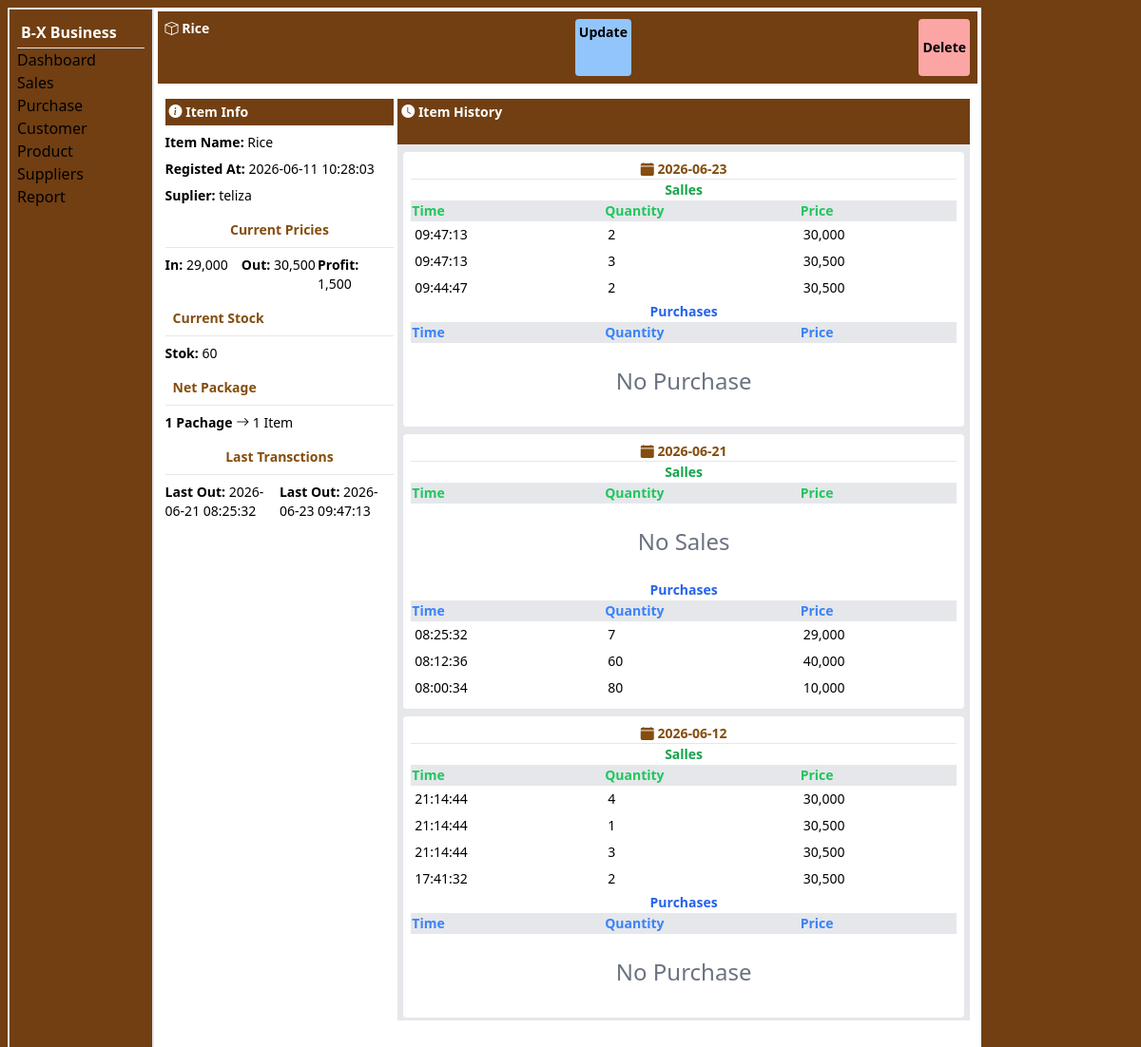
The page /pages/item_view?id=3 (signed in) on the database its author committed.
### tables this page shows
CREATE TABLE `item` (
  `id` int(11) NOT NULL,
  `item_name` text NOT NULL,
  `in_price` double NOT NULL,
  `out_price` double NOT NULL,
  `quantity` double NOT NULL,
  `item_supliyer` int(11) NOT NULL,
  `reg_date` datetime NOT NULL DEFAULT current_timestamp(),
  `pcs` double NOT NULL DEFAULT 1,
  `business` int(11) NOT NULL,
  `expiry_date` date DEFAULT NULL,
  `profit` double NOT NULL
);

CREATE TABLE `supplier` (
  `name` varchar(255) NOT NULL,
  `phone` text NOT NULL,
  `sp_id` int(11) NOT NULL,
  `business` int(11) NOT NULL,
  `location` varchar(255) NOT NULL,
  `created_at` datetime NOT NULL DEFAULT current_timestamp()
);

CREATE TABLE `purchase_items` (
  `pch_id` int(11) NOT NULL,
  `purchase` int(11) NOT NULL,
  `item` int(11) NOT NULL,
  `supplier` int(11) NOT NULL,
  `in_price` double NOT NULL,
  `out_price` double NOT NULL,
  `created_at` datetime NOT NULL DEFAULT current_timestamp(),
  `quantity` double NOT NULL,
  `expiry_date` date DEFAULT NULL,
  `status` int(11) NOT NULL DEFAULT 0,
  `business` int(11) NOT NULL
);

### pages/item_view.php (the view, shortened to what this page needs)
<?php
include("connection.php");
$business=$_SESSION['user'];
$itemid = $_GET['id'];
$selectitem=$conn->prepare("SELECT * FROM item where id=? and business=?");
$selectitem->bind_param("ii",$itemid,$business);
$selectitem->execute();
$iteresult=$selectitem->get_result();
$itemrow=$iteresult->fetch_assoc();
$supplier=$itemrow['item_supliyer'];
$selectsupplier=$conn->prepare("SELECT * FROM supplier where sp_id=? and business=?");
$selectsupplier->bind_param("ii",$supplier,$business);
$selectsupplier->execute();
$supplierresult=$selectsupplier->get_result();
$supplierrow=$supplierresult->fetch_assoc();
$selectlastsale=$conn->prepare("SELECT MAX(ordered_at) as last_sale from salles_item where product=? and business=?");
$selectlastsale->bind_param("ii",$itemid,$business);
$selectlastsale->execute();
$lastsaleresult=$selectlastsale->get_result();
$lastsalerow=$lastsaleresult->fetch_assoc();
$selectlastpurchase=$conn->prepare("SELECT MAX(created_at) as last_purchase from purchase_items where item=? and business=?");
$selectlastpurchase->bind_param("ii",$itemid,$business);
$selectlastpurchase->execute();
$lastpurchaseresult=$selectlastpurchase->get_result();
$lastpurchaserow=$lastpurchaseresult->fetch_assoc();
?>
<!DOCTYPE html>
<html lang="en">
<head>
</head>
<body>
    <div class="conatiner-fluid w-full h-[fit-content] md:h-[100%] bg-white">
        <div class="top p-1 w-full flex-column  md:flex gap-2 bg-yellow-900 md:h-[7%]">
            <div class="left w-full p-1 font-bold text-white text-sm"><i class="bi bi-box"></i><?php echo htmlspecialchars(" ".$itemrow['item_name']) ?></div>
            <div class="right flex w-full p-1 justify-between">
                <a href="edit_item?item=<?php echo $itemid?>" class="p-1 rounded font-bold text-sm bg-blue-300">Update</a>
                 <button class="p-1 rounded font-bold text-sm bg-red-300">Delete</button>
            </div>
        </div>
      <div class="body my-2 w-full flex-column md:flex p-2 gap-1 md:h-[93%]">
        <div class="left w-fyull md:w-[40%]">
            <h1 class="w-full bg-yellow-900 text-white text-sm p-1 font-bold"><i class="bi bi-info-circle-fill"></i> Item Info</h1>
            <p class="text-sm my-2"><label for="" class="font-bold">Item Name:</label> <?php echo htmlspecialchars($itemrow['item_name']) ?> </p>
            <p class="text-sm my-2"><label for="" class="font-bold">Registed At: </label><?php echo htmlspecialchars($itemrow['reg_date']) ?></p>
            <p class="text-sm my-2"><label for="" class="font-bold">Suplier: </label> <?= $supplierresult->num_rows >0 ? htmlspecialchars($supplierrow['name']) :"  ----" ?></p>
            <h1 class="w-full p-2 font-bold text-sm text-center text-yellow-800">Current Pricies</h1>
            <hr>
            <div class="flex-column md:flex w-full justify-between">
             <p class="text-sm my-2 w-full tex-left"><label for="" class="font-bold">In: </label> <span id="price"><?php echo htmlspecialchars($itemrow['in_price']) ?></span></p>
             <p class="text-sm my-2 w-full tex-left"><label for="" class="font-bold">Out: </label> <span id="price"><?php echo htmlspecialchars($itemrow['out_price']) ?></span></p>
              <p class="text-sm my-2 w-full tex-left"><label for="" class="font-bold">Profit: </label> <span id="price"><?php echo htmlspecialchars($itemrow['out_price']-$itemrow['in_price']) ?></span></p>
            </div>
            <h1 class="w-full p-2 font-bold text-sm text-left text-yellow-800">Current Stock</h1>
            <hr>
             <p class="text-sm my-2"><label for="" class="font-bold">Stok: </label><?php echo htmlspecialchars($itemrow['quantity']) ?></p>
<h1 class="w-full p-2 font-bold text-sm text-left text-yellow-800">Net Package</h1>
            <hr>
 <p class="text-sm my-2"><label for="" class="font-bold">1 Pachage</label> <i class="bi bi-arrow-right"></i>
  <?= $itemrow['pcs'] >1 ? htmlspecialchars($itemrow['pcs']." Itmes") : htmlspecialchars($itemrow['pcs']." Item") ?></p>
  <h1 class="w-full p-2 font-bold text-sm text-center text-yellow-800">Last Transctions</h1>
            <hr>
            <div class="flex-column md:flex w-full justify-between">
            <p class="text-sm my-2 w-full tex-left"><label for="" class="font-bold">Last Out: </label> <span><?php echo htmlspecialchars($lastpurchaserow['last_purchase']); ?></span></p>
             <p class="text-sm my-2 w-full tex-left"><label for="" class="font-bold">Last Out: </label> <span><?php echo htmlspecialchars($lastsalerow['last_sale']); ?></span></p>
            </div>
        </div>
        <div class="right w-full bg-gray-200 h-[98%]">
               <h1 class="w-full bg-yellow-900 text-white text-sm p-1  h-[5%] font-bold"> <i class="bi bi-clock-fill"></i> Item History</h1>
               <div class="cards w-[100%] md:h-[95%] overflow-y-auto overflow-x-none">
<?php
$selectreport=$conn->prepare("SELECT date from (SELECT date(created_at) as date from purchase_items where item=? and business=? union all select date(ordered_at) as date from salles_item where product=? and business=?) t group by date desc");
$selectreport->bind_param("iiii",$itemid,$business,$itemid,$business);
$selectreport->execute();
$reportresult=$selectreport->get_result();
while ($a=$reportresult->fetch_assoc()) {
    $date=$a['date'] ;
    $selectsalles=$conn->prepare("SELECT time(ordered_at) as time,ord_quantity,price FROM salles_item where product=? and business=? and date(ordered_at) =? order by time desc");
    $selectsalles->bind_param("iis",$itemid,$business,$date);
    $selectsalles->execute();
    $selectsallesresult=$selectsalles->get_result();
    $selectpurchase=$conn->prepare("SELECT TIME(created_at) as time,quantity,in_Price from purchase_items where item=? and business=? and date(created_at)=? order by time desc");
    $selectpurchase->bind_param("iis",$itemid,$business,$date);
    $selectpurchase->execute();
    $selectpurchaseresult=$selectpurchase->get_result();
    ?>
    <div class="card w-[98%] m-auto p-2 bg-white my-2 rounded">
        <h1 class="w-full font-bold text-yellow-800 text-sm text-center"><i class="bi bi-calendar-fill"></i> <?php echo $a['date']; ?> </h1>
        <hr>
        <table class=" w-full">
            <tr class="text-sm text-green-600"><th colspan="3">Salles</th></tr>
            <tr class="text-sm text-green-500 bg-gray-200 [&_th]:text-left"><th>Time</th><th>Quantity</th> <th>Price</th></tr>
            <?php
            if($selectsallesresult->num_rows >0){
            while ($sales =$selectsallesresult->fetch_assoc()) {
            ?>
                    <tr class="text-sm [&_td]:p-1">
                     <td><?php echo htmlspecialchars($sales['time'])?></td>
                <td><?php echo htmlspecialchars($sales['ord_quantity'])?></td>
                <td id="price"><?php echo htmlspecialchars($sales['price'])?></td>
             </tr>
                    <?php
            }
            }
            else{
                ?>
                <tr class="h-[80px]"><td class="text-center text-2xl text-gray-500" colspan="3">No Sales</td> </tr>
                <?php
            }
            ?>
            <tr class="text-sm text-blue-600 p-3"><th colspan="3">Purchases</th></tr>
             <tr class="text-sm text-blue-500 bg-gray-200 [&_th]:text-left"><th>Time</th><th>Quantity</th> <th>Price</th></tr>
            <?php
              if($selectpurchaseresult->num_rows >0){
            while ($purchase =$selectpurchaseresult->fetch_assoc()) {
            ?>
                    <tr class="text-sm [&_td]:p-1">
                     <td><?php echo htmlspecialchars($purchase['time'])?></td>
                <td><?php echo htmlspecialchars($purchase['quantity'])?></td>
                <td id="price"><?php echo htmlspecialchars($purchase['in_Price'])?></td>
             </tr>
                    <?php
            }
              }
              else{
                ?>
<tr class="h-[80px]"><td class="text-center text-2xl text-gray-500" colspan="3">No Purchase</td> </tr>
                <?php
              }
            ?>
        </table>
    </div>
    <?php
}
?>
       </div>
        </div>
        </div>
    </div>
</body>
</html>

### rows shown on the page
item: item_name "Rice", reg_date "2026-06-11 10:28:03", in_price "29,000", out_price "30,500", $itemrow['out_price']-$itemrow['in_price'] "1,500", quantity "60", pcs "1 Item"
supplier: name "teliza"
purchase_items: time "08:25:32", quantity "7", in_price "29,000"
purchase_items: time "08:12:36", quantity "60", in_price "40,000"
purchase_items: time "08:00:34", quantity "80", in_price "10,000"

### other values the page prints
$_SESSION['business'] "B-X Business"
$lastpurchaserow['last_purchase'] "2026-06-21 08:25:32"
$lastsalerow['last_sale'] "2026-06-23 09:47:13"
$a['date'] "2026-06-23"
$sales['time'] "09:47:13"
$sales['ord_quantity'] "2"
$sales['price'] "30,000"
$sales['ord_quantity'] "3"
$sales['price'] "30,500"
$sales['time'] "09:44:47"
$a['date'] "2026-06-21"
$a['date'] "2026-06-12"
$sales['time'] "21:14:44"
$sales['ord_quantity'] "4"
$sales['ord_quantity'] "1"
